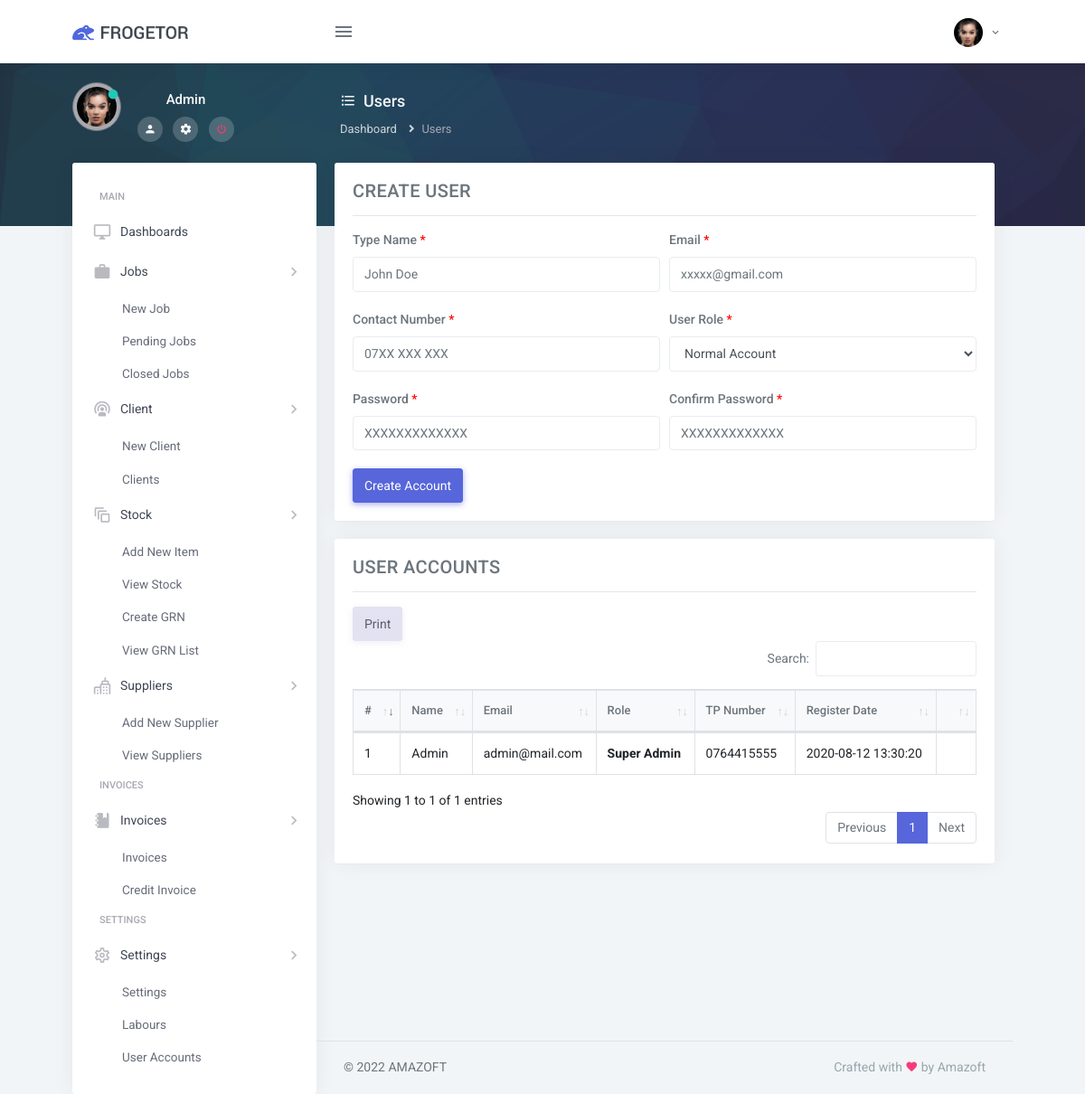
/user_accounts.php (signed in), run on the app's committed database.
### tables this page shows
CREATE TABLE `users_profile_pic` (
  `users_profile_pic_id` int(11) NOT NULL,
  `user_id` varchar(255) DEFAULT NULL,
  `profile_image` varchar(255) DEFAULT NULL,
  `profile_pic_datetime` timestamp NOT NULL DEFAULT current_timestamp() ON UPDATE current_timestamp()
);

CREATE TABLE `users_login` (
  `user_id` int(3) NOT NULL,
  `name` varchar(255) NOT NULL,
  `email` varchar(255) NOT NULL,
  `password` varchar(255) NOT NULL,
  `role` varchar(3) NOT NULL,
  `tel` varchar(255) NOT NULL,
  `create_date` timestamp NULL DEFAULT current_timestamp()
);

### user_accounts.php (the view, shortened to what this page needs)
<?php
    $db=new DB();
    $conn=$db->connect();
    $user_id='';
    $user_name='';
    if (isset($_SESSION['Logged']) && $_SESSION['Logged'] == true)
    {
      $user_email = $_SESSION["email"];
      $getEmpQuery=$conn->query("SELECT user_id,name,email,role FROM users_login WHERE email='$user_email' ");
      while ($emp=$getEmpQuery->fetch_array()) {
        $user_id = $emp['0'];
        $user_name = $emp['1'];
      }
    }
    else
    {
        ?>
            <script type="text/javascript">
                window.location.href="login";
            </script>
        <?php
    }
?>
<!DOCTYPE html>
<html lang="en">
    <head>
        <?php include_once('controls/meta.php'); ?>
    </head>
    <body>
        <?php include_once('controls/top_nav.php'); ?>
        <div class="page-wrapper-img">
            <div class="page-wrapper-img-inner">
                <?php include_once('controls/top_nav_user_details.php'); ?>
                <div class="row">
                    <div class="col-sm-12">
                        <div class="page-title-box">
                            <h4 class="page-title mb-2"><i class="mdi mdi-format-list-bulleted mr-2"></i>Users</h4>
                            <div class="">
                                <ol class="breadcrumb">
                                    <li class="breadcrumb-item"><a href="index">Dashboard</a></li>
                                    <li class="breadcrumb-item active">Users</li>
                                </ol>
                            </div>
                        </div>
                    </div>
                </div>
            </div>
        </div>
        <div class="page-wrapper">
            <div class="page-wrapper-inner">
                <?php include_once('controls/side_nav.php'); ?>
                <div class="page-content">
                    <div class="container-fluid">
                        <div class="row">
                            <div class="col-lg-12">
                                <div class="card">
                                    <div class="card-body">
                                        <h4 class="mt-0 header-title" style="font-size: 20px;">Create User</h4>
                                        <hr>
                                        <form id="Branch-Registartion" method="POST">
                                        <div class="form-row">
                                            <div class="form-group col-md-6">
                                                <label>Type Name <font style="color: #FF0000;">*</font></label>
                                                <input type="text" class="form-control" placeholder="John Doe" name="name" id="name" required>
                                            </div>
                                            <div class="form-group col-md-6">
                                                <label>Email <font style="color: #FF0000;">*</font></label>
                                                <input type="email" class="form-control" placeholder="xxxxx@gmail.com" name="email" id="email" required>
                                            </div>
                                            <div class="form-group col-md-6">
                                                <label>Contact Number <font style="color: #FF0000;">*</font></label>
                                                <input type="text" class="form-control" placeholder="07XX XXX XXX" name="tel" id="tel" required>
                                            </div>
                                            <div class="form-group col-md-6">
                                                <label>User Role <font style="color: #FF0000;">*</font></label>
                                                <select class="form-control default-select" id="role" name="role">
                                                    <option value="2" selected>Normal Account</option>
                                                </select>
                                            </div>
                                            <div class="form-group col-md-6">
                                                <label>Password <font style="color: #FF0000;">*</font></label>
                                                <input type="text" class="form-control" placeholder="XXXXXXXXXXXXX" name="password" id="password" required>
                                            </div>
                                            <div class="form-group col-md-6">
                                                <label>Confirm Password <font style="color: #FF0000;">*</font></label>
                                                <input type="password" class="form-control" placeholder="XXXXXXXXXXXXX" name="cpassword" id="confirm_password" required>
                                            </div>
                                        </div>
                                        <button type="submit" id="register" name="register" class="btn btn-primary log">Create Account</button>
                                    </form>
                                    </div>
                                </div>
                                <div class="card">
                                    <div class="card-body">
                                        <h4 class="mt-0 header-title" style="font-size: 20px;">User Accounts</h4>
                                        <hr>
                                        <table id="Account-table" class="table table-bordered dt-responsive nowrap" style="border-collapse: collapse; border-spacing: 0; width: 100%;">
                                            <thead>
                                            <tr>
                                                <th>#</th>
                                                <th>Name</th>
                                                <th>Email</th>
                                                <th>Role</th>
                                                <th>TP Number</th>
                                                <th>Register Date</th>
                                                <th></th>
                                            </tr>
                                            </thead>
                                            <tbody>
                                            <?php
                                                $sql = "SELECT * FROM `users_login` ORDER BY 'user_id' DESC ";
                                                $rs=$conn->query($sql);
                                                while($row =$rs->fetch_array())
                                                {
                                                    $UserId = $row[0];
                                                    $UserName = $row[1];
                                                    $UserEmail = $row[2];
                                                    $UserRole = $row[4];
                                                    $userTelephone = $row[5];
                                                    $userRegDate = $row[6];
                                            ?>
                                            <tr>
                                                <td><?php echo $UserId; ?></td>
                                                <td><?php echo $UserName; ?></td>
                                                <td><?php echo $UserEmail; ?></td>
                                                <td>
                                                    <b><?php if($UserRole=='1'){ echo 'Super Admin'; }else{ echo 'Normal Account'; } ?></b>
                                                </td>
                                                <td><?php echo $userTelephone; ?></td>
                                                <td><?php echo $userRegDate; ?></td>
                                                <td>
                                                </td>
                                            </tr>
                                            <?php } ?>
                                            </tbody>
                                        </table>
                                    </div>
                                </div>
                            </div>
                        </div>
                    </div>
                    <?php include_once('controls/footer.php'); ?>
                </div>
            </div>
        </div>
    </body>
</html>

### controls/top_nav.php (shortened to what this page needs)
<div class="topbar">
     <nav class="navbar-custom">
        <div class="topbar-left">
            <a href="index" class="logo">
                <span>
                    <img src="assets/images/logo-sm.png" alt="logo-small" class="logo-sm">
                </span>
                <span>
                    <img src="assets/images/logo-dark.png" alt="logo-large" class="logo-lg">
                </span>
            </a>
        </div>
        <ul class="list-unstyled topbar-nav float-right mb-0">
            <li class="dropdown">
                <a class="nav-link dropdown-toggle waves-effect waves-light nav-user" data-toggle="dropdown" href="#" role="button"
                    aria-haspopup="false" aria-expanded="false">
                    <?php
                        $checkProfilePicCount = $conn->query("SELECT count(*) FROM users_profile_pic WHERE user_id='$user_id'");
                        if($cppcRS = $checkProfilePicCount->fetch_array()){
                        $ProfilePicCount = (int)$cppcRS[0];
                        }
                            if($ProfilePicCount == 0){
                    ?>
                            <img alt="image" src="assets/images/profile.jpg" style="width: 32px; height: 32px; object-fit: cover;" class="rounded-circle">
                    <?php }else{ ?>
                    <?php
                        $getUserProPic=$conn->query("SELECT profile_image FROM users_profile_pic WHERE user_id='$user_id' ");
                        if($gunRs = $getUserProPic->fetch_array()){
                            $ProPic = $gunRs[0];
                    ?>
                            <img alt="image" src="user_profile_pic/<?php echo $ProPic; ?>" style="width: 32px; height: 32px; object-fit: cover;" class="rounded-circle">
                        <?php } ?>
                    <?php } ?>
                    <span class="ml-1 nav-user-name hidden-sm"> <i class="mdi mdi-chevron-down"></i> </span>
                </a>
            </li>
        </ul>
        <ul class="list-unstyled topbar-nav mb-0">
            <li>
                <button class="button-menu-mobile nav-link waves-effect waves-light">
                    <i class="mdi mdi-menu nav-icon"></i>
                </button>
            </li>
        </ul>
    </nav>
</div>

### controls/top_nav_user_details.php
<div class="sidebar-user media">
    <?php
        $checkProfilePicCount = $conn->query("SELECT count(*) FROM users_profile_pic WHERE user_id='$user_id'");
        if($cppcRS = $checkProfilePicCount->fetch_array()){
        $ProfilePicCount = (int)$cppcRS[0];
        }
            if($ProfilePicCount == 0){
    ?>
            <img alt="image" src="assets/images/profile.jpg" style="width: 128px; height: 128px; object-fit: cover;" class="rounded-circle img-thumbnail mb-1">
    <?php }else{ ?>
    <?php
        $getUserProPic=$conn->query("SELECT profile_image FROM users_profile_pic WHERE user_id='$user_id' ");
        if($gunRs = $getUserProPic->fetch_array()){
            $ProPic = $gunRs[0];
    ?>
            <img alt="image" src="user_profile_pic/<?php echo $ProPic; ?>" style="width: 54px; height: 54px; object-fit: cover;" class="rounded-circle img-thumbnail mb-1">
        <?php } ?>
    <?php } ?>
    <span class="online-icon"><i class="mdi mdi-record text-success"></i></span>
    <div class="media-body">
        <h5 class="text-light"><?php echo $user_name; ?></h5>
        <ul class="list-unstyled list-inline mb-0 mt-2">
            <li class="list-inline-item">
                <a href="index" class=""><i class="mdi mdi-account text-light"></i></a>
            </li>
            <li class="list-inline-item">
                <a href="settings" class=""><i class="mdi mdi-settings text-light"></i></a>
            </li>
            <li class="list-inline-item">
                <a href="signout" class=""><i class="mdi mdi-power text-danger"></i></a>
            </li>
        </ul>
    </div>
</div>

### data on the page
users_profile_pic: profile_image (picture)
users_login: name "Admin", user_id "1", email "admin@mail.com", role "Super Admin", tel "0764415555", create_date "2020-08-12 13:30:20"
